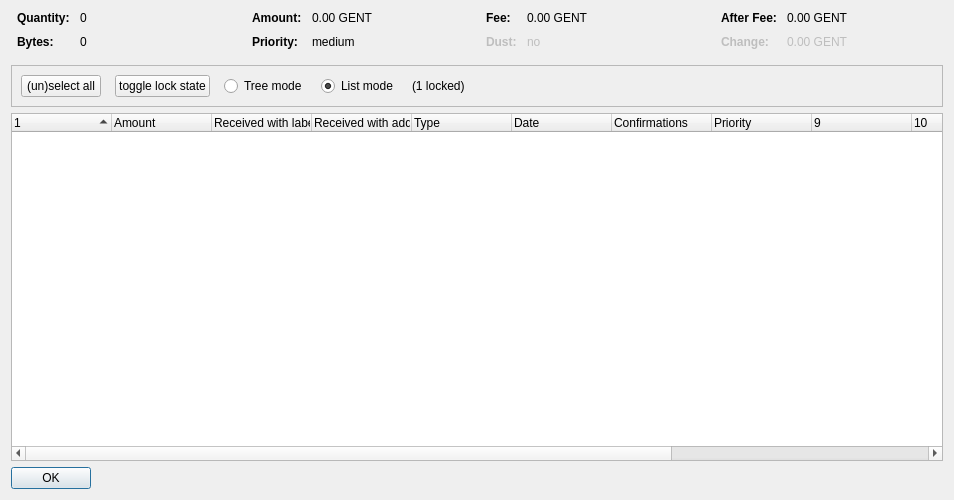
<?xml version="1.0" encoding="UTF-8"?>
<ui version="4.0">
 <class>CoinControlDialog</class>
 <widget class="QDialog" name="CoinControlDialog">
  <property name="geometry">
   <rect>
    <x>0</x>
    <y>0</y>
    <width>954</width>
    <height>500</height>
   </rect>
  </property>
  <property name="windowTitle">
   <string>Coin Selection</string>
  </property>
  <layout class="QVBoxLayout" name="verticalLayout">
   <item>
    <layout class="QHBoxLayout" name="horizontalLayoutTop" stretch="0,0,0,0">
     <property name="topMargin">
      <number>0</number>
     </property>
     <property name="bottomMargin">
      <number>10</number>
     </property>
     <item>
      <layout class="QFormLayout" name="formLayoutCoinControl1">
       <property name="horizontalSpacing">
        <number>10</number>
       </property>
       <property name="verticalSpacing">
        <number>10</number>
       </property>
       <property name="leftMargin">
        <number>6</number>
       </property>
       <property name="rightMargin">
        <number>6</number>
       </property>
       <item row="0" column="0">
        <widget class="QLabel" name="labelCoinControlQuantityText">
         <property name="font">
          <font>
           <weight>75</weight>
           <bold>true</bold>
          </font>
         </property>
         <property name="text">
          <string>Quantity:</string>
         </property>
        </widget>
       </item>
       <item row="0" column="1">
        <widget class="QLabel" name="labelCoinControlQuantity">
         <property name="cursor">
          <cursorShape>IBeamCursor</cursorShape>
         </property>
         <property name="contextMenuPolicy">
          <enum>Qt::ActionsContextMenu</enum>
         </property>
         <property name="text">
          <string notr="true">0</string>
         </property>
         <property name="textInteractionFlags">
          <set>Qt::LinksAccessibleByMouse|Qt::TextSelectableByKeyboard|Qt::TextSelectableByMouse</set>
         </property>
        </widget>
       </item>
       <item row="1" column="0">
        <widget class="QLabel" name="labelCoinControlBytesText">
         <property name="font">
          <font>
           <weight>75</weight>
           <bold>true</bold>
          </font>
         </property>
         <property name="text">
          <string>Bytes:</string>
         </property>
        </widget>
       </item>
       <item row="1" column="1">
        <widget class="QLabel" name="labelCoinControlBytes">
         <property name="cursor">
          <cursorShape>IBeamCursor</cursorShape>
         </property>
         <property name="contextMenuPolicy">
          <enum>Qt::ActionsContextMenu</enum>
         </property>
         <property name="text">
          <string notr="true">0</string>
         </property>
         <property name="textInteractionFlags">
          <set>Qt::LinksAccessibleByMouse|Qt::TextSelectableByKeyboard|Qt::TextSelectableByMouse</set>
         </property>
        </widget>
       </item>
      </layout>
     </item>
     <item>
      <layout class="QFormLayout" name="formLayoutCoinControl2">
       <property name="horizontalSpacing">
        <number>10</number>
       </property>
       <property name="verticalSpacing">
        <number>10</number>
       </property>
       <property name="leftMargin">
        <number>6</number>
       </property>
       <property name="rightMargin">
        <number>6</number>
       </property>
       <item row="0" column="0">
        <widget class="QLabel" name="labelCoinControlAmountText">
         <property name="font">
          <font>
           <weight>75</weight>
           <bold>true</bold>
          </font>
         </property>
         <property name="text">
          <string>Amount:</string>
         </property>
        </widget>
       </item>
       <item row="0" column="1">
        <widget class="QLabel" name="labelCoinControlAmount">
         <property name="cursor">
          <cursorShape>IBeamCursor</cursorShape>
         </property>
         <property name="contextMenuPolicy">
          <enum>Qt::ActionsContextMenu</enum>
         </property>
         <property name="text">
          <string notr="true">0.00 GENT</string>
         </property>
         <property name="textInteractionFlags">
          <set>Qt::LinksAccessibleByMouse|Qt::TextSelectableByKeyboard|Qt::TextSelectableByMouse</set>
         </property>
        </widget>
       </item>
       <item row="1" column="0">
        <widget class="QLabel" name="labelCoinControlPriorityText">
         <property name="font">
          <font>
           <weight>75</weight>
           <bold>true</bold>
          </font>
         </property>
         <property name="text">
          <string>Priority:</string>
         </property>
        </widget>
       </item>
       <item row="1" column="1">
        <widget class="QLabel" name="labelCoinControlPriority">
         <property name="cursor">
          <cursorShape>IBeamCursor</cursorShape>
         </property>
         <property name="contextMenuPolicy">
          <enum>Qt::ActionsContextMenu</enum>
         </property>
         <property name="text">
          <string>medium</string>
         </property>
         <property name="textInteractionFlags">
          <set>Qt::LinksAccessibleByMouse|Qt::TextSelectableByKeyboard|Qt::TextSelectableByMouse</set>
         </property>
        </widget>
       </item>
      </layout>
     </item>
     <item>
      <layout class="QFormLayout" name="formLayoutCoinControl3">
       <property name="horizontalSpacing">
        <number>10</number>
       </property>
       <property name="verticalSpacing">
        <number>10</number>
       </property>
       <property name="leftMargin">
        <number>6</number>
       </property>
       <property name="rightMargin">
        <number>6</number>
       </property>
       <item row="0" column="0">
        <widget class="QLabel" name="labelCoinControlFeeText">
         <property name="font">
          <font>
           <weight>75</weight>
           <bold>true</bold>
          </font>
         </property>
         <property name="text">
          <string>Fee:</string>
         </property>
        </widget>
       </item>
       <item row="0" column="1">
        <widget class="QLabel" name="labelCoinControlFee">
         <property name="cursor">
          <cursorShape>IBeamCursor</cursorShape>
         </property>
         <property name="contextMenuPolicy">
          <enum>Qt::ActionsContextMenu</enum>
         </property>
         <property name="text">
          <string notr="true">0.00 GENT</string>
         </property>
         <property name="textInteractionFlags">
          <set>Qt::LinksAccessibleByMouse|Qt::TextSelectableByKeyboard|Qt::TextSelectableByMouse</set>
         </property>
        </widget>
       </item>
       <item row="1" column="0">
        <widget class="QLabel" name="labelCoinControlLowOutputText">
         <property name="enabled">
          <bool>false</bool>
         </property>
         <property name="font">
          <font>
           <weight>75</weight>
           <bold>true</bold>
          </font>
         </property>
         <property name="text">
          <string>Dust:</string>
         </property>
        </widget>
       </item>
       <item row="1" column="1">
        <widget class="QLabel" name="labelCoinControlLowOutput">
         <property name="enabled">
          <bool>false</bool>
         </property>
         <property name="cursor">
          <cursorShape>IBeamCursor</cursorShape>
         </property>
         <property name="contextMenuPolicy">
          <enum>Qt::ActionsContextMenu</enum>
         </property>
         <property name="text">
          <string>no</string>
         </property>
         <property name="textInteractionFlags">
          <set>Qt::LinksAccessibleByMouse|Qt::TextSelectableByKeyboard|Qt::TextSelectableByMouse</set>
         </property>
        </widget>
       </item>
      </layout>
     </item>
     <item>
      <layout class="QFormLayout" name="formLayoutCoinControl4">
       <property name="horizontalSpacing">
        <number>10</number>
       </property>
       <property name="verticalSpacing">
        <number>10</number>
       </property>
       <property name="leftMargin">
        <number>6</number>
       </property>
       <property name="rightMargin">
        <number>6</number>
       </property>
       <item row="0" column="0">
        <widget class="QLabel" name="labelCoinControlAfterFeeText">
         <property name="font">
          <font>
           <weight>75</weight>
           <bold>true</bold>
          </font>
         </property>
         <property name="text">
          <string>After Fee:</string>
         </property>
        </widget>
       </item>
       <item row="0" column="1">
        <widget class="QLabel" name="labelCoinControlAfterFee">
         <property name="cursor">
          <cursorShape>IBeamCursor</cursorShape>
         </property>
         <property name="contextMenuPolicy">
          <enum>Qt::ActionsContextMenu</enum>
         </property>
         <property name="text">
          <string notr="true">0.00 GENT</string>
         </property>
         <property name="textInteractionFlags">
          <set>Qt::LinksAccessibleByMouse|Qt::TextSelectableByKeyboard|Qt::TextSelectableByMouse</set>
         </property>
        </widget>
       </item>
       <item row="1" column="0">
        <widget class="QLabel" name="labelCoinControlChangeText">
         <property name="enabled">
          <bool>false</bool>
         </property>
         <property name="font">
          <font>
           <weight>75</weight>
           <bold>true</bold>
          </font>
         </property>
         <property name="text">
          <string>Change:</string>
         </property>
        </widget>
       </item>
       <item row="1" column="1">
        <widget class="QLabel" name="labelCoinControlChange">
         <property name="enabled">
          <bool>false</bool>
         </property>
         <property name="cursor">
          <cursorShape>IBeamCursor</cursorShape>
         </property>
         <property name="contextMenuPolicy">
          <enum>Qt::ActionsContextMenu</enum>
         </property>
         <property name="text">
          <string notr="true">0.00 GENT</string>
         </property>
         <property name="textInteractionFlags">
          <set>Qt::LinksAccessibleByMouse|Qt::TextSelectableByKeyboard|Qt::TextSelectableByMouse</set>
         </property>
        </widget>
       </item>
      </layout>
     </item>
    </layout>
   </item>
   <item>
    <widget class="QFrame" name="frame">
     <property name="minimumSize">
      <size>
       <width>0</width>
       <height>40</height>
      </size>
     </property>
     <property name="frameShape">
      <enum>QFrame::StyledPanel</enum>
     </property>
     <property name="frameShadow">
      <enum>QFrame::Sunken</enum>
     </property>
     <layout class="QHBoxLayout" name="horizontalLayout">
      <item>
       <layout class="QHBoxLayout" name="horizontalLayoutPanel" stretch="0,0,0,0,0,0">
        <property name="spacing">
         <number>14</number>
        </property>
        <item>
         <widget class="QPushButton" name="pushButtonSelectAll">
          <property name="sizePolicy">
           <sizepolicy hsizetype="Maximum" vsizetype="Fixed">
            <horstretch>0</horstretch>
            <verstretch>0</verstretch>
           </sizepolicy>
          </property>
          <property name="text">
           <string>(un)select all</string>
          </property>
          <property name="autoDefault">
           <bool>false</bool>
          </property>
         </widget>
        </item>
        <item>
         <widget class="QPushButton" name="pushButtonToggleLock">
          <property name="sizePolicy">
           <sizepolicy hsizetype="Maximum" vsizetype="Fixed">
            <horstretch>0</horstretch>
            <verstretch>0</verstretch>
           </sizepolicy>
          </property>
          <property name="text">
           <string>toggle lock state</string>
          </property>
          <property name="autoDefault">
           <bool>false</bool>
          </property>
         </widget>
        </item>
        <item>
         <widget class="QRadioButton" name="radioTreeMode">
          <property name="sizePolicy">
           <sizepolicy hsizetype="Maximum" vsizetype="Fixed">
            <horstretch>0</horstretch>
            <verstretch>0</verstretch>
           </sizepolicy>
          </property>
          <property name="text">
           <string>Tree mode</string>
          </property>
         </widget>
        </item>
        <item>
         <widget class="QRadioButton" name="radioListMode">
          <property name="sizePolicy">
           <sizepolicy hsizetype="Maximum" vsizetype="Fixed">
            <horstretch>0</horstretch>
            <verstretch>0</verstretch>
           </sizepolicy>
          </property>
          <property name="text">
           <string>List mode</string>
          </property>
          <property name="checked">
           <bool>true</bool>
          </property>
         </widget>
        </item>
        <item>
         <widget class="QLabel" name="labelLocked">
          <property name="text">
           <string>(1 locked)</string>
          </property>
         </widget>
        </item>
        <item>
         <spacer name="horizontalSpacer">
          <property name="orientation">
           <enum>Qt::Horizontal</enum>
          </property>
          <property name="sizeHint" stdset="0">
           <size>
            <width>40</width>
            <height>20</height>
           </size>
          </property>
         </spacer>
        </item>
       </layout>
      </item>
     </layout>
    </widget>
   </item>
   <item>
    <widget class="CoinControlTreeWidget" name="treeWidget">
     <property name="contextMenuPolicy">
      <enum>Qt::CustomContextMenu</enum>
     </property>
     <property name="sortingEnabled">
      <bool>false</bool>
     </property>
     <property name="columnCount">
      <number>13</number>
     </property>
     <attribute name="headerShowSortIndicator" stdset="0">
      <bool>true</bool>
     </attribute>
     <attribute name="headerStretchLastSection">
      <bool>false</bool>
     </attribute>
     <column>
      <property name="text">
       <string/>
      </property>
     </column>
     <column>
      <property name="text">
       <string>Amount</string>
      </property>
     </column>
     <column>
      <property name="text">
       <string>Received with label</string>
      </property>
     </column>
     <column>
      <property name="text">
       <string>Received with address</string>
      </property>
     </column>
     <column>
      <property name="text">
	<string>Type</string>
      </property>
     </column>
     <column>
      <property name="text">	 
       <string>Date</string>
      </property>
     </column>
     <column>
      <property name="text">
       <string>Confirmations</string>
      </property>
      <property name="toolTip">
       <string>Confirmed</string>
      </property>
     </column>
     <column>
      <property name="text">
       <string>Priority</string>
      </property>
     </column>
     <column>
      <property name="text">
       <string/>
      </property>
     </column>
     <column>
      <property name="text">
       <string/>
      </property>
     </column>
     <column>
      <property name="text">
       <string/>
      </property>
     </column>
     <column>
      <property name="text">
       <string/>
      </property>
     </column>
     <column>
      <property name="text">
       <string/>
      </property>
     </column>
    </widget>
   </item>
   <item>
    <widget class="QDialogButtonBox" name="buttonBox">
     <property name="sizePolicy">
      <sizepolicy hsizetype="Maximum" vsizetype="Fixed">
       <horstretch>0</horstretch>
       <verstretch>0</verstretch>
      </sizepolicy>
     </property>
     <property name="orientation">
      <enum>Qt::Horizontal</enum>
     </property>
     <property name="standardButtons">
      <set>QDialogButtonBox::Ok</set>
     </property>
    </widget>
   </item>
  </layout>
 </widget>
 <customwidgets>
  <customwidget>
   <class>CoinControlTreeWidget</class>
   <extends>QTreeWidget</extends>
   <header>coincontroltreewidget.h</header>
  </customwidget>
 </customwidgets>
 <resources/>
 <connections/>
</ui>
